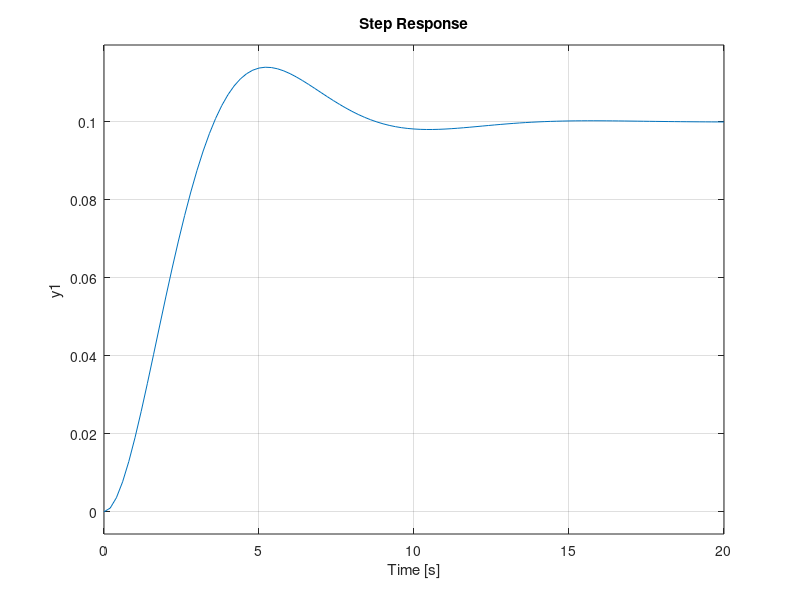
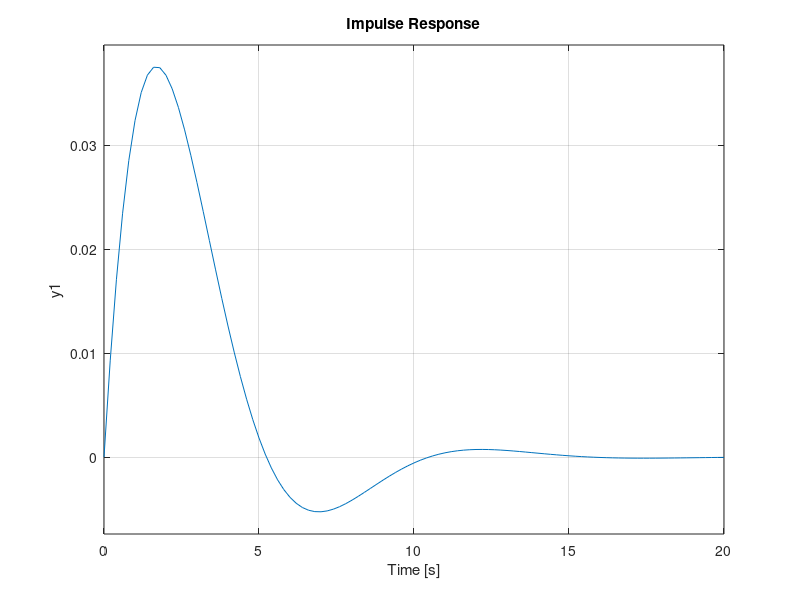

Here is the MATLAB script that generated these plots, in order:
clc
clear all 
close all 
% circuit parameters
m =20;
k =10;
b= 15;
%outcome parameters
wn = sqrt(k/m)
z = b/(2*wn*m)
K = 1/k
%transfer function
num=[K*wn^2];
den=[1 2*wn*z wn^2];
Gs=tf(num, den)
%outcome LTI for the step function
step(Gs) 
%create another figure
figure(2)
%outcome for the impulso function
impulse(Gs)
